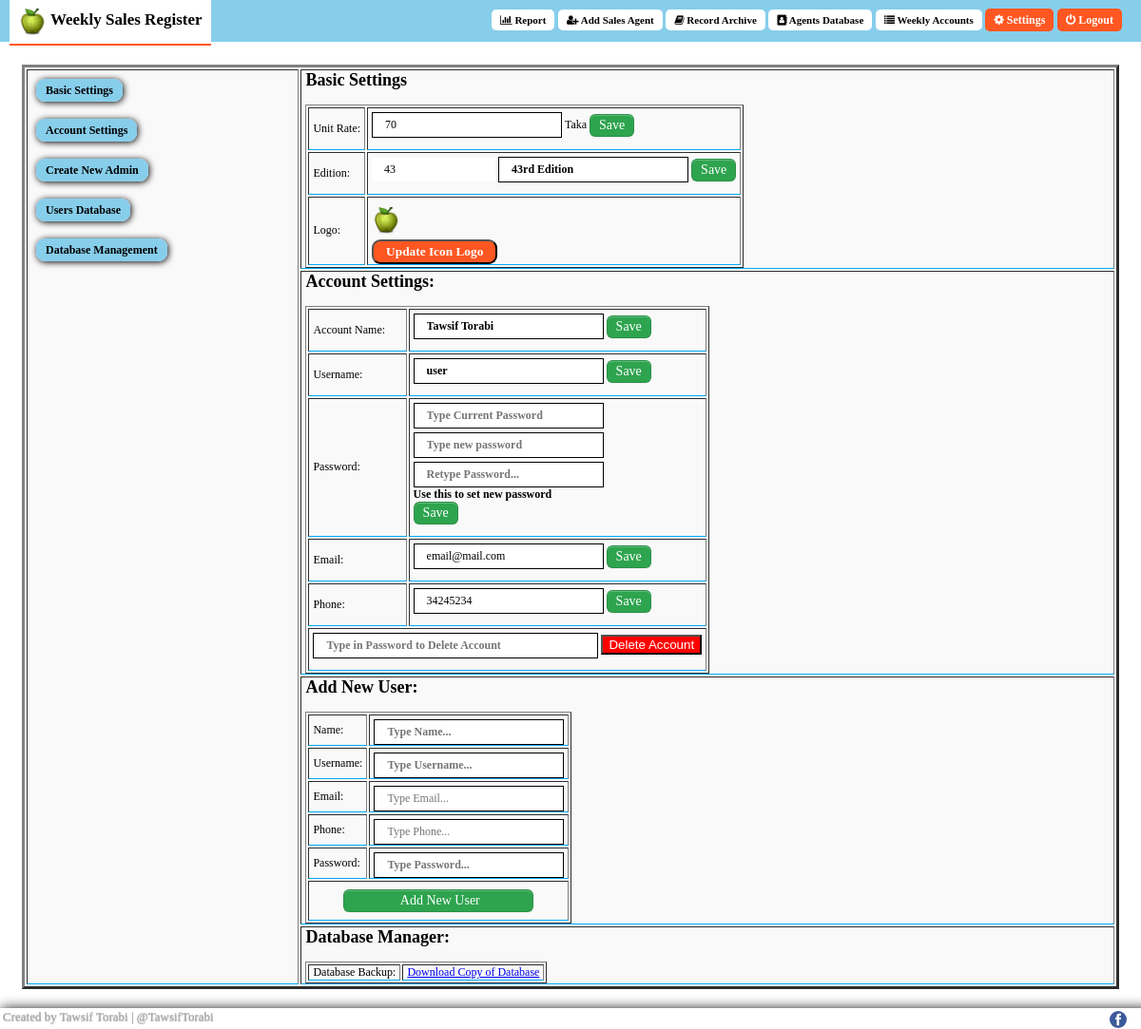
The app's page /settings.php (signed in) with its own data.
### tables this page shows
CREATE TABLE "settings" (
	`id`	INTEGER PRIMARY KEY AUTOINCREMENT,
	`name`	TEXT,
	`value`	TEXT,
	`textvalue`	TEXT
);

CREATE TABLE "users" (
	`id`	INTEGER PRIMARY KEY AUTOINCREMENT,
	`name`	TEXT,
	`username`	TEXT,
	`phone`	TEXT,
	`password`	TEXT,
	`email`	TEXT,
	`whocreated`	TEXT,
	`whencreated`	TEXT,
	`timestamp`	TEXT
);

### settings.php (the view, shortened to what this page needs)
<?php
if(!isset($_SESSION['loggedin'])){
	echo "<script>window.open('login.php','_self')</script>";
	} else {
?>
<?php
require("connect_db.php");
$thisuserid = $_SESSION['userid'];
$userdataquery = "select * from users where id='$thisuserid'";
$row = $db->query($userdataquery)->fetchArray(SQLITE3_ASSOC);
$thisusername = $row['username'];
$thisname = $row['name'];
$thisphone = $row['phone'];
$thisemail = $row['email'];
$settingdataquery = "select * from settings where name='rate'";
$row1 = $db->query($settingdataquery)->fetchArray(SQLITE3_ASSOC);
$rate = $row1['value'];
$settingdataquery1 = "select * from settings where name='edition'";
$row2 = $db->query($settingdataquery1)->fetchArray(SQLITE3_ASSOC);
$editionnumber = $row2['value'];
$editbn = $row2['textvalue'];
?>
<html>
	<head>
		<?php include('common/html_head.php'); ?>
	</head>
<body>
<?php include('common/sticky_footer.php'); ?>
<div id="nav">
	<?php include('common/app_logo_titile.php'); ?>
	<p class="nav-right">
		<a class="nav-links" href="index.php"><i class="fa fa-bar-chart" aria-hidden="true"></i> Report</a>
		<a class="nav-links" href="addAgentFast.php"><i class="fa fa-user-plus" aria-hidden="true"></i> Add Sales Agent</a>
		<a class="nav-links" href="archive.php"><i class="fa fa-book" aria-hidden="true"></i> Record Archive</a>
		<a class="nav-links" href="agentdb.php"><i class="fa fa-address-book" aria-hidden="true"></i> Agents Database</a>
		<a class="nav-links" href="#"><i class="fa fa-list" aria-hidden="true"></i> Weekly Accounts</a>
		<a class="nav-links refresh" href="settings.php"><i class="fa fa-gear" aria-hidden="true"></i> Settings</a>
		<a class="nav-links refresh" href="logout.php"><i class="fa fa-power-off" aria-hidden="true"></i>  Logout</a>
	</p>
</div>
<div style="height: 60px"></div>
<table border="3px" width="100%">
	<tr>
		<td valign="top" rowspan="4">
		<a class="settings" href="#">Basic Settings</a></br>
		<a class="settings" href="#accsettings">Account Settings</a></br>
		<a class="settings" href="#newuser">Create New Admin</a></br>
		<a class="settings" href="userdb.php">Users Database</a></br>
		<a class="settings" href="#dbmanage">Database Management</a></br>
		</td>
		<td>
			<h2>Basic Settings</h2>
			<table border="1">
				<tr>
					<td>Unit Rate: </td>
					<td>
						<form method="post" action="?settings=rate">
							<input type="number" style="width: 200px; margin-top: 4px; border: 1px solid black;" placeholder="rate by taka" required name="rate" value="<?php  echo $rate; ?>"> Taka
							<input type="submit" value="Save" class="button2"/>
						</form>
					</td>
				</tr>
				<tr>
					<td>Edition: </td>
					<td>
						<form method="post" action="?settings=edition">
							<input type="number" style="width: 130px;" placeholder="Edition Number..." required name="editionnumber" value="<?php  echo $editionnumber; ?>">
							<input type="text" style="width: 200px; margin-top: 4px; border: 1px solid black;" placeholder="Other Name..." required name="editionBN" value="<?php  echo $editbn; ?>">
							<input type="submit" value="Save" class="button2"/>
						</form>
					</td>
				</tr>
				<tr>
					<td>Logo: </td>
					<td>
						<img style="margin-top: 8px;" src="img/<?php $logo = $db->query('SELECT * FROM settings where name="logo"')->fetchArray(SQLITE3_ASSOC)['value'];?><?php  echo $logo; ?>" height="30px" style="vertical-align: text-top;"/> </br>
						<button style="margin-top: 6px;" onclick="aurnaIframe('changelogo.php');">Update Icon Logo</button>
					</td>
				</tr>
			</table>
		</td>
	</tr>
	<tr>
		<td>
		<h2>Account Settings:</h2>
		<table border="1">
			<tr>
				<td>Account Name: </td>
				<td>
					<form method="post" onsubmit="" action="?settings=name">
						<input type="text" style="width: 200px; margin-top: 4px; border: 1px solid black;" placeholder="Type in name..." required name="name" value="<?php  echo $thisname; ?>">
						<input type="submit" value="Save" class="button2"/>
					</form>
				</td>
			</tr>
			<tr>
				<td>Username: </td>
				<td>
					<form method="post" action="?settings=username">
						<input type="text" style="width: 200px; margin-top: 4px; border: 1px solid black;" placeholder="Type in username..." required name="username" value="<?php  echo $thisusername; ?>">
						<input type="submit" value="Save" class="button2"/>
					</form>
				</td>
			</tr>
			<tr>
				<td>Password: </td>
				<td>
					<form method="post" id="passform" action="?settings=password">
						<input type="password" placeholder="Type Current Password" name="oldpassword" required style="width: 200px; margin-top: 4px; border: 1px solid black;"></br>
						<input type="password" placeholder="Type new password" id="newpass1" onkeyup="validatePassword()" onchange="validatePassword()" required style="width: 200px; margin-top: 4px; border: 1px solid black;"></br>
						<input type="password" placeholder="Retype Password..." id="newpass2" onkeyup="validatePassword()" onchange="validatePassword()" name="newpassword" required style="width: 200px; margin-top: 4px; border: 1px solid black;"></br>
						<span id="passAlert" style="font-weight: bold;">Use this to set new password</span></br>
						<input type="submit" id="passchngbtn" disabled value="Save" class="button2"/>
					</form>
				</td>
			</tr>
			<tr>
				<td>Email: </td>
				<td>
					<form method="post" action="?settings=email">
						<input type="email" placeholder="Type in Email..." required name="email" value="<?php  echo $thisemail; ?>" style="width: 200px; margin-top: 4px; border: 1px solid black;">
						<input type="submit" value="Save" class="button2"/>
					</form>
				</td>
			</tr>
			<tr>
				<td>Phone: </td>
				<td>
					<form method="post" action="?settings=phone">
						<input type="number" placeholder="Type in Phone..." required name="phone" value="<?php  echo $thisphone; ?>" style="width: 200px; margin-top: 4px; border: 1px solid black;">
						<input type="submit" value="Save" class="button2"/>
					</form>
				</td>
			</tr>
			<tr>
				<td colspan="2">
					<form method="post" action="?settings=delete">
						<input type="password" placeholder="Type in Password to Delete Account" required name="password" value="" style="width: 300px; margin-top: 4px; border: 1px solid black;">
						<input type="submit" style="background: red; color: white; margin-top: 6px;" value="Delete Account" />
					</form>
				</td>
			</tr>
		</table>
		</td>
		</tr>
	<tr>
		<td>
		<h2>Add New User: </h2>
		<table border="1">
			<form method="post" action="?settings=newuser">
			<tr>
				<td>Name: </td>
				<td>
						<input type="text" placeholder="Type Name..." required name="newname" value="" style="width: 200px; margin-top: 4px; border: 1px solid black;">
				</td>
			</tr>
			<tr>
				<td>Username: </td>
				<td>
						<input type="text" placeholder="Type Username..." required name="newusername" value="" style="width: 200px; margin-top: 4px; border: 1px solid black;">
				</td>
			</tr>
			<tr>
				<td>Email: </td>
				<td>
						<input type="email" placeholder="Type Email..." required name="newemail" value="" style="width: 200px; margin-top: 4px; border: 1px solid black;">
				</td>
			</tr>
			<tr>
				<td>Phone: </td>
				<td>
						<input type="number" placeholder="Type Phone..." required name="newphone" value="" style="width: 200px; margin-top: 4px; border: 1px solid black;">
				</td>
			</tr>
			<tr>
				<td>Password: </td>
				<td>
						<input type="text" placeholder="Type Password..." required name="newpassword" value="" style="width: 200px; margin-top: 4px; border: 1px solid black;">
				</td>
			</tr>
			<tr>
				<td colspan="2">
						<center><input type="submit" value=" Add New User" class="button2" style="width: 200px; margin-top: 8px; margin-bottom: 8px;"/></center>
				</td>
			</tr>
			</form>
		</table>
		</td>
	</tr>
	<tr>
		<td>
		<h2>Database Manager: </h2>
		<table border="1">
			<tr>
				<td>Database Backup: </td>
				<td>
					<a href="?settings=downloadDatabase">Download Copy of Database</a>
				</td>
			</tr>
		</table>
		</td>
	</tr>
</table>
</body>
</html>
<?php  } ?>

### common/app_logo_titile.php
<span class="nav-left">
	<?php $logo = $db->query('SELECT * FROM settings where name="logo"')->fetchArray(SQLITE3_ASSOC)['value'];?>
	<img src="img/<?php echo $logo; ?>" height="30px" style="vertical-align: middle;"/>
	<span style="margin-top: 5px;">Weekly Sales Register</span>
</span>

### css/style.css (style rules this page uses)
input[type="text"], [type="password"] { padding: 6px 11px; border: 1px solid white; border-bottom: 1px solid skyblue; width: 300px; font-weight: bold; font-family: Trebuchet MS; }
html { font-family: Trebuchet MS; }
.button2 { display: inline-block; outline: 0; cursor: pointer; padding: 1px 9px; font-size: 14px; font-weight: 500; line-height: 20px; vertical-align: middle; border: 1px solid; border-radius: 6px; color: #ffffff; background-color: #2ea44f; border-color: #1b1f2326; box-shadow: rgba(27, 31, 35, 0.04) 0px 1px 0px 0px, rgba(255, 255, 255, 0.25) 0px 1px 0px 0px inset; transition: 0.2s cubic-bezier(0.3, 0, 0.5, 1); transition-property: color, background-color, border-color; font-family: Trebuchet MS; }
body { font-family: Trebuchet MS; font-size: 90%; margin-left: 23px; margin-right: 23px; }
.settings { white-space:nowrap; background: skyblue; margin: 5px; line-height: 42px; padding: 5px 10px; border-radius: 9px; box-shadow: 1px 1px 7px black; text-decoration: none; color: black; font-weight: bold; }
input[type="text"],[type="email"],[type="number"],[type="url"],[type="password"] { width: 80%; padding: 5px 4px; border: none; font-family: Trebuchet MS; font-size: 12px; padding-left: 13px; }
div#nav { color: white; background-color: skyblue; padding: 0px 4px; margin-top: -10px; margin-left: -27px; position: fixed; width: 100%; z-index: 999; }
.nav-links { text-decoration: none; font-weight: bold; color: black; background-color: white; padding: 5px 9px; margin-right: 0px; margin-left: 0px; font-size: 11px; border-radius: 5px; font-family: Trebuchet MS; }
.refresh { color: white; font-size: 12px; background-color: #FF5722; }
.nav-right { text-align: right; margin-right: +20px; float: right; }
.nav-left { text-align: left; margin-left: +10px; background: white; padding: 9px 9px; float: left; height: 30px; margin-bottom: 20px; position: fixed; color: black; font-weight: bold; font-size: 17px; border-bottom: 2px solid #ff5722; }
td { background-color: #f9f9f9; border-bottom: 1px solid #03A9F4; padding: 0px 4px; font-size: 12px; }
button { color: white; background: #ff5722; padding: 3px 13px; font-weight: bold; font-family: Trebuchet MS; border-radius: 9px; }

### records on screen
settings: value (picture)
settings: rate "70"
settings: editionnumber "43", editionBN "43rd Edition"
users: name "Tawsif Torabi", username "user", email "email@mail.com", phone "34245234"
